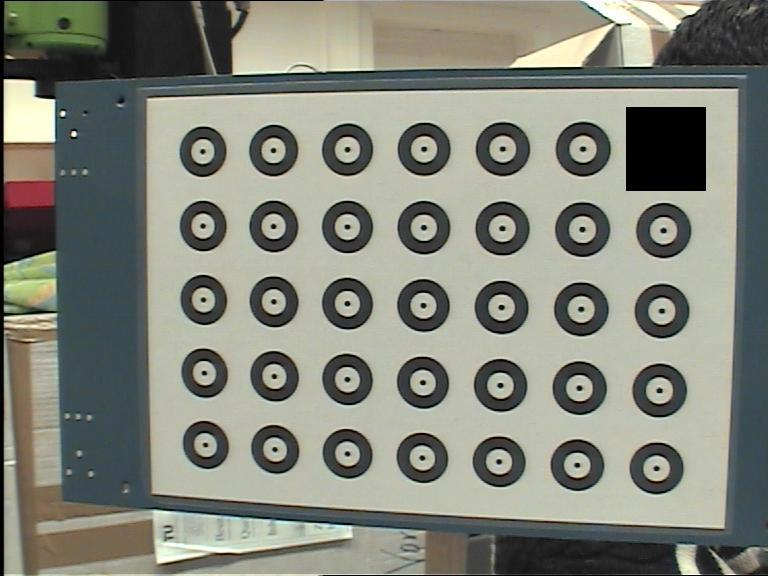
%> input picture code/kth/branches/year1/tools/camcalb2/sampleimages/img1.jpg, 768 x 576 px
$ octave --eval "result = getallshapefeatures(imread('../../../../../../../../code/kth/branches/year1/tools/camcalb2/sampleimages/img1.jpg'));"   (GNU Octave 9; MATLAB toolbox functions it lacks are replaced by stand-ins)
%> lines starting %> are read from the running program, lines starting %| are printed output that depends on the picture; in (x1, y1, x2, y2) boxes, pixels count from 0 and x2, y2 are one past the last pixel; in counts of white or black regions, pixels touching at a corner belong together; the program's own positions count from 1
### subarchitectures/vision.sa/trunk/src/matlab/attic/AffordanceRecognizer/FeatureExtraction/getbiggestobject.m
% getbiggestobject
%
% Grabs the biggest object from an image.
%
% Possible syntax:
% Object = getbiggestobject(Image);
%
% Input: Image = 2D Binary Image
%
% Output: Object = 2D Binary Image containing largest object
%                  from the original input image.
%

function Object = getbiggestobject(Image)

    if ndims(Image) ~= 2
        Image = rgb2gray(Image);
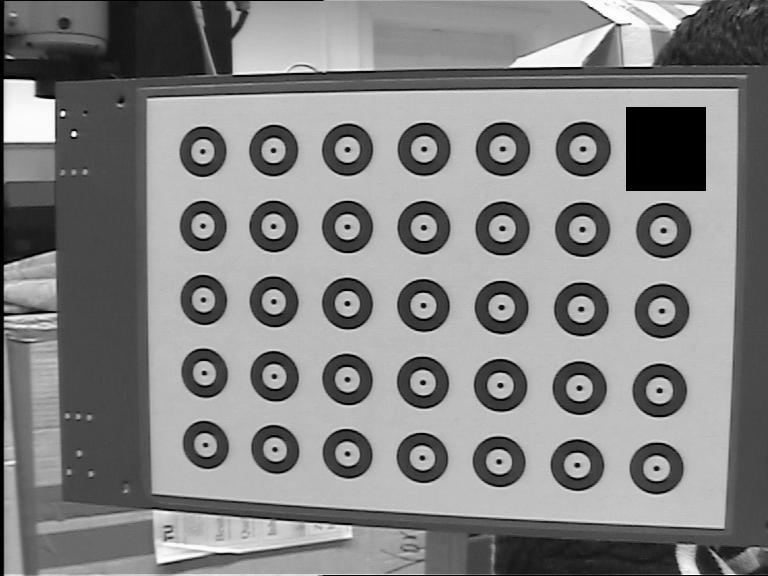
%> Image: size 576x768 uint8; min 0, max 255, mean 130.9
    end

    % Otsu threshold...
    threshold = graythresh(Image);
%> threshold = 0.482
    Image = im2bw(Image, threshold);
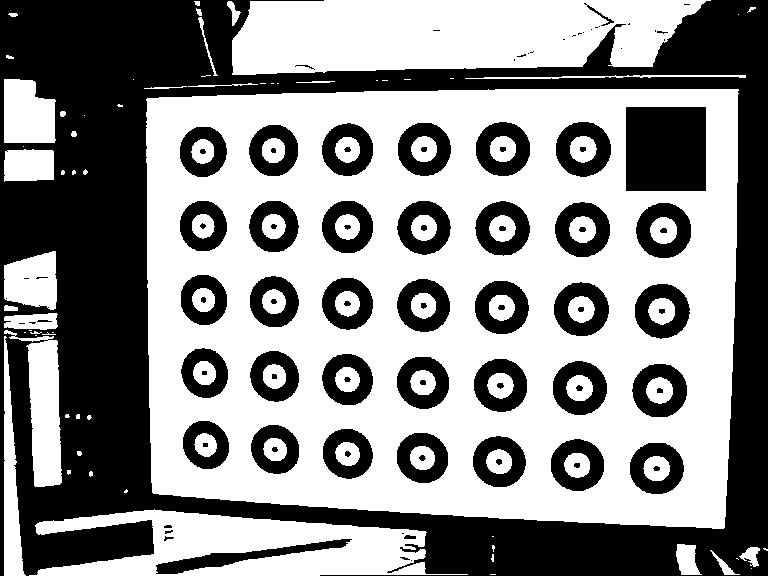
%> Image: size 576x768 logical; 55.8% white; 104 black regions (27 under 20 px), largest, box (x1, y1, x2, y2) and area: (0, 0, 768, 576) 130604, (626, 107, 706, 191) 6720, (556, 122, 611, 177) 1819

    % Remove all objects containing <30 pixels...
    Image = bwareaopen(Image, 30);
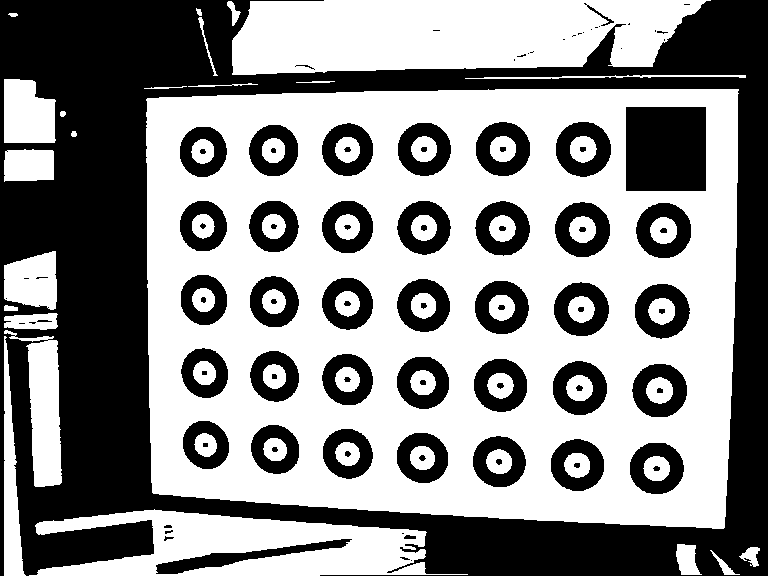
%> Image: size 576x768 logical; 55.7% white; 104 black regions (27 under 20 px), largest, box (x1, y1, x2, y2) and area: (0, 0, 768, 576) 131003, (626, 107, 706, 191) 6720, (556, 122, 611, 177) 1819

    % Fill holes...
    % Image = imfill(Image,'holes');

    % Label the image...
    Image = bwlabel(Image);
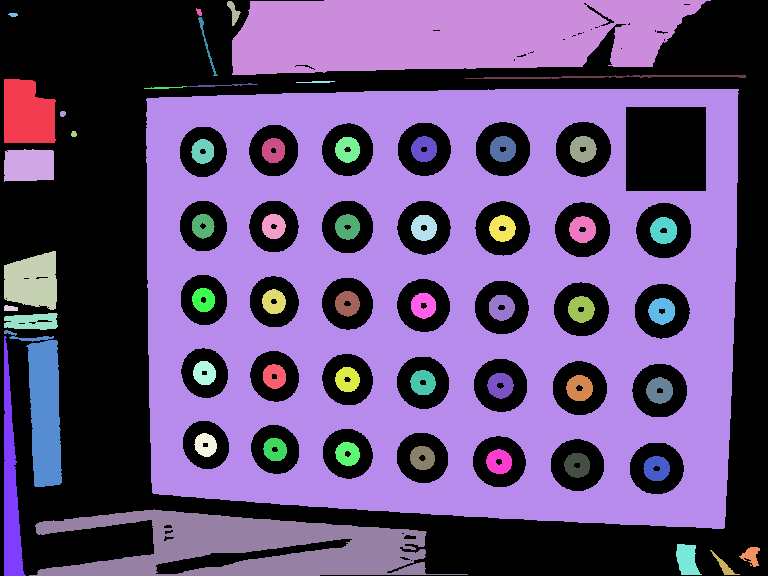
%> Image: size 576x768 double; 58 distinct labels, from 0 to 57; one colour per label, 0 black

    % Grab the labeled portion with largest area...
    for i=1:max(max(Image))
        LabeledAreas(i) = sum(sum(Image==i));
    end
%> this loop made 57 passes
%> after the loop, LabeledAreas = 57 values, max 168294 at index 13, min 30 at index 10, mean 4325.9
    [largestobjectsize, largestobjectindex] = max(LabeledAreas);
%> largestobjectsize = 168294; largestobjectindex = 13

    Object = (Image==largestobjectindex);
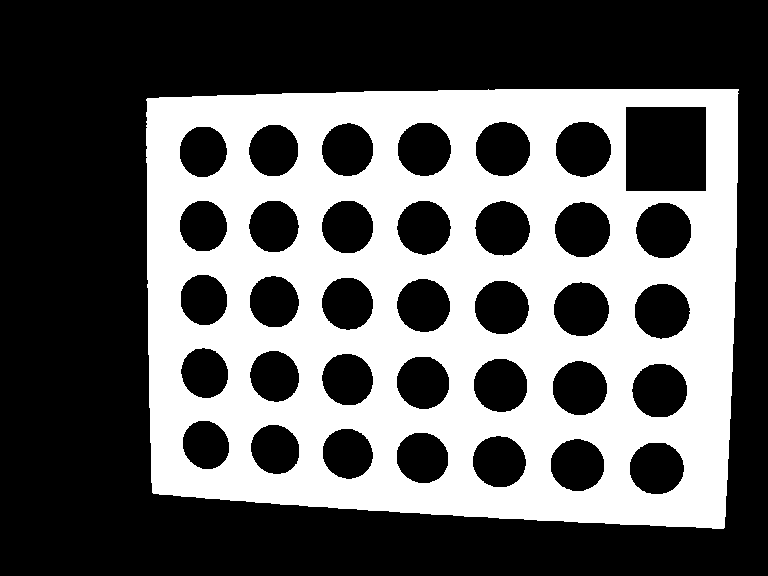
%> Object: size 576x768 logical; 38% white; 1 white region


### subarchitectures/vision.sa/trunk/src/matlab/attic/AffordanceRecognizer/FeatureExtraction/getallshapefeatures.m
% getallshapefeatures
%
% Calculate a selection of shape features of a binary object.
%
% Possible syntax:
% [Features, FeatureNames] = getallshapefeatures(Image)
%
% Input: Image = 2D Binary Image containing an object.
%
% Output: Features = A selection of shape features.
%         FeatureNames = The names of those features.
%

function [Features, FeatureNames] = getallshapefeatures(Image)

    if ndims(Image) ~= 2 || max(max(Image)) ~= 1
        Image = getbiggestobject(Image);
    end

    STATS = regionprops(double(Image), 'all');
%> STATS = 1 region; box (x1, y1, x2, y2), Area, Centroid, MajorAxisLength, MinorAxisLength and Eccentricity: (146, 89, 739, 529) 168294 [443.5 305.8] 696.8 502.5 0.693
%> `result = getallshapefeatures(imread('../../../../../../../../code/kth/..`: result = [168294 248251 0.693 462.9 -34 0.645 247283 696.8 502.5 1976.5]

    Features(1) = STATS.Area;
    FeatureNames{1} = 'Area';
    Features(2) = STATS.ConvexArea;
    FeatureNames{2} = 'ConvexArea';
    Features(3) = STATS.Eccentricity;
    FeatureNames{3} = 'Eccentricity';
    Features(4) = STATS.EquivDiameter;
    FeatureNames{4} = 'EquivDiameter';
    Features(5) = STATS.EulerNumber;
    FeatureNames{5} = 'EulerNumber';
    Features(6) = STATS.Extent;
    FeatureNames{6} = 'Extent';
    Features(7) = STATS.FilledArea;
    FeatureNames{7} = 'FilledArea';
    Features(8) = STATS.MajorAxisLength;
    FeatureNames{8} = 'MajorAxisLength';
    Features(9) = STATS.MinorAxisLength;
    FeatureNames{9} = 'MinorAxisLength';
    Features(10) = STATS.Perimeter;
    FeatureNames{10} = 'Perimeter';

$ run again, on code/kth/branches/year1/tools/camcalb2/sampleimages/img3.jpg
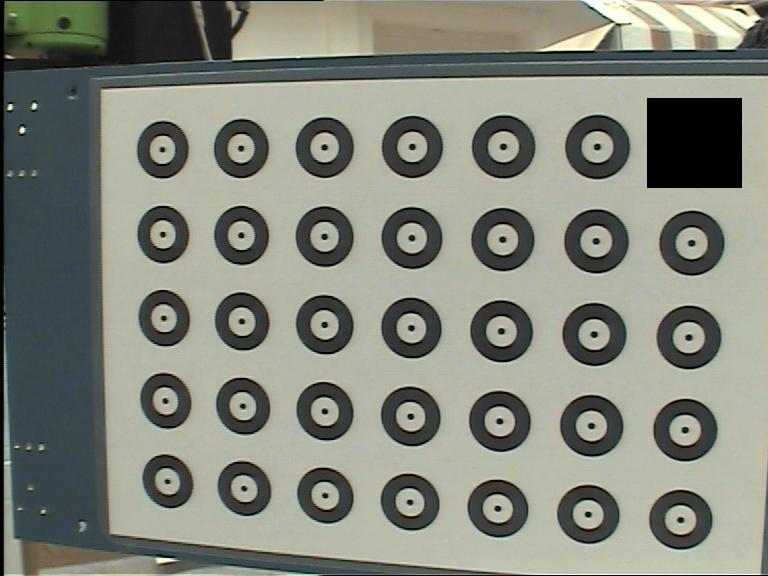
%> input picture code/kth/branches/year1/tools/camcalb2/sampleimages/img3.jpg, 768 x 576 px
%> threshold = 0.463
%> in getbiggestobject, `Image = bwlabel(Image);`:
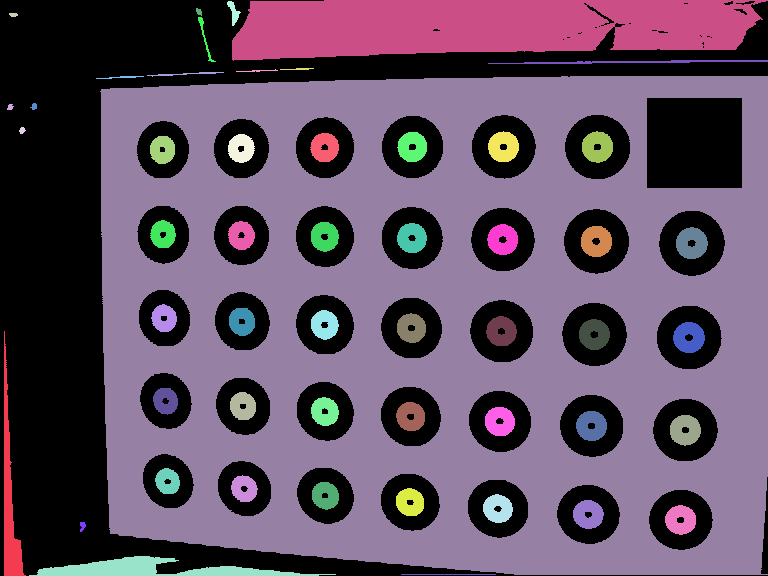
%> Image: size 576x768 double; 53 distinct labels, from 0 to 52; one colour per label, 0 black
%> the loop in getbiggestobject, `for i=1:max(max(Image))` made 52 passes
%> after the loop in getbiggestobject, `for i=1:max(max(Image))`: LabeledAreas = 52 values, max 216941 at index 9, min 30 at index 2, mean 5209
%> largestobjectsize = 216941; largestobjectindex = 9
%> in getbiggestobject, `Object = (Image==largestobjectindex);`:
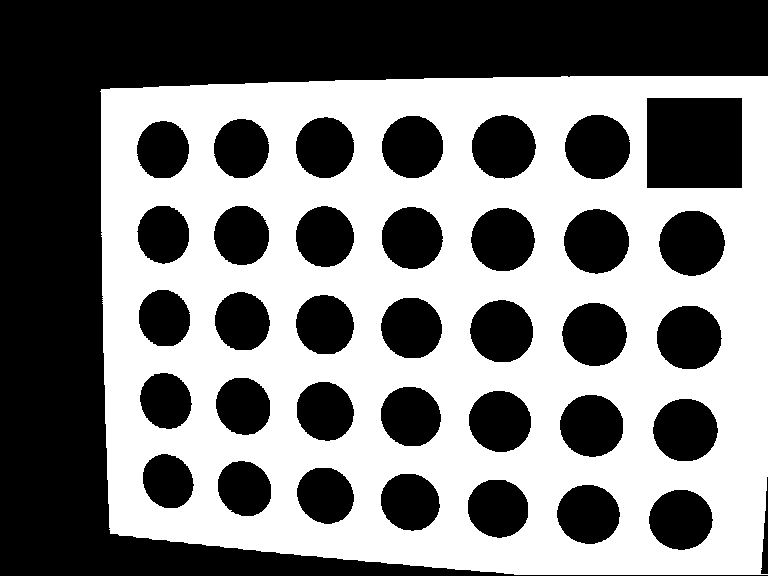
%> Object: size 576x768 logical; 49% white; 1 white region
%> STATS = 1 region; box (x1, y1, x2, y2), Area, Centroid, MajorAxisLength, MinorAxisLength and Eccentricity: (100, 76, 768, 575) 216941 [438 325] 785.6 573.2 0.684
%> result = [216941 321721 0.684 525.6 -34 0.651 320587 785.6 573.2 2250.6]

$ run again, on code/kth/branches/year1/tools/camcalb2/sampleimages/img4.jpg
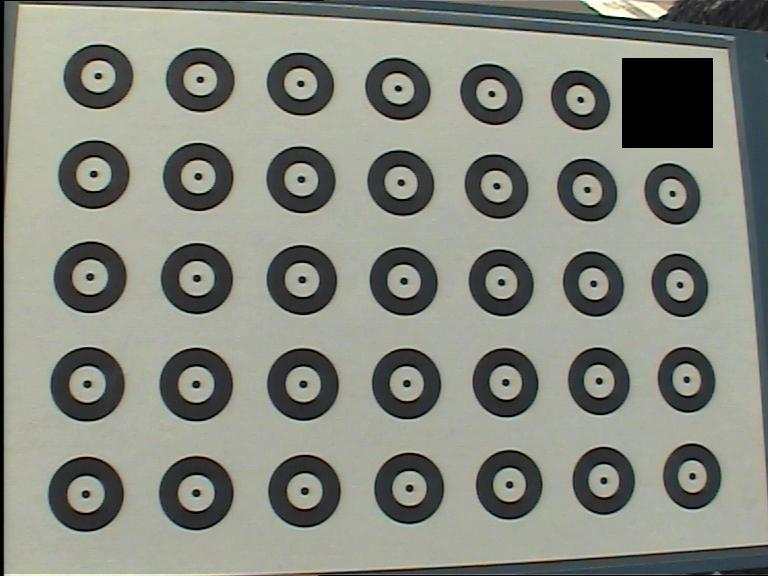
%> input picture code/kth/branches/year1/tools/camcalb2/sampleimages/img4.jpg, 768 x 576 px
%> threshold = 0.439
%> in getbiggestobject, `Image = bwlabel(Image);`:
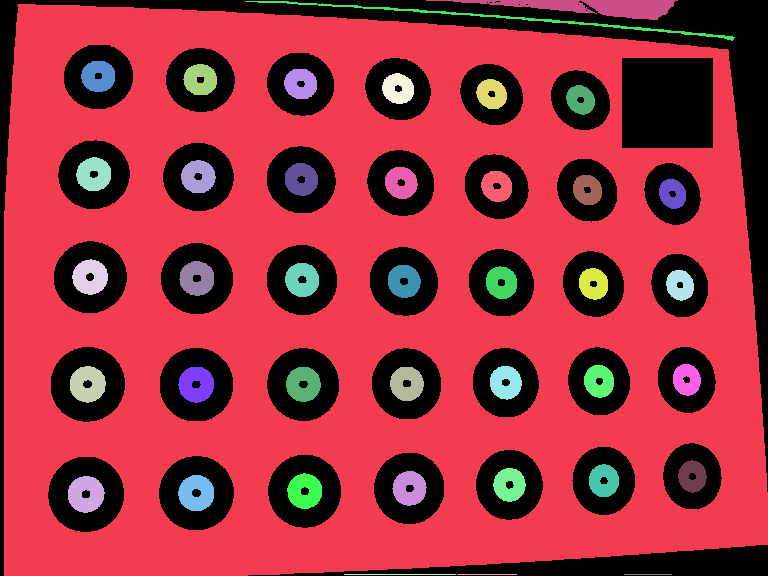
%> Image: size 576x768 double; 41 distinct labels, from 0 to 40; one colour per label, 0 black
%> the loop in getbiggestobject, `for i=1:max(max(Image))` made 40 passes
%> after the loop in getbiggestobject, `for i=1:max(max(Image))`: LabeledAreas = 40 values, max 275877 at index 1, min 48 at index 36, mean 7674.8
%> largestobjectsize = 275877; largestobjectindex = 1
%> in getbiggestobject, `Object = (Image==largestobjectindex);`:
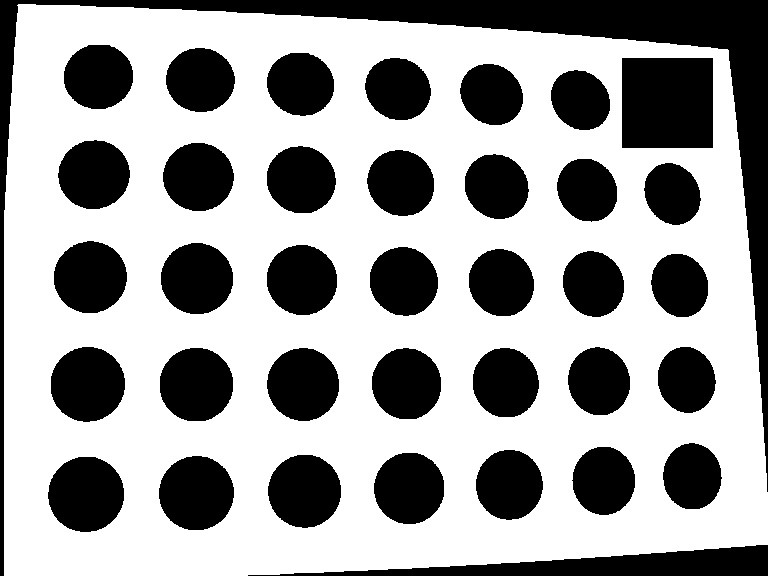
%> Object: size 576x768 logical; 62.4% white; 37 black regions
%> STATS = 1 region; box (x1, y1, x2, y2), Area, Centroid, MajorAxisLength, MinorAxisLength and Eccentricity: (4, 4, 768, 576) 275877 [363.9 303] 883.4 647.7 0.68
%> result = [275877 406835 0.68 592.7 -34 0.631 405738 883.4 647.7 2519.4]
